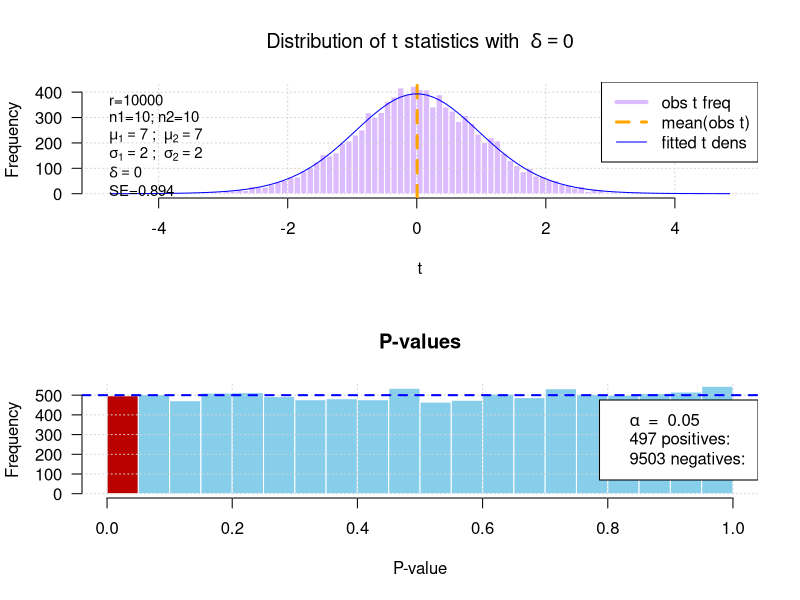
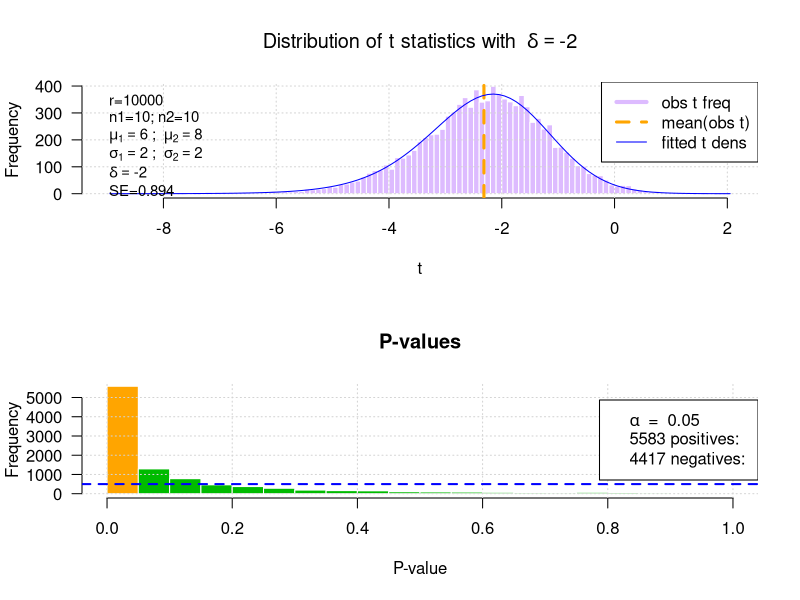
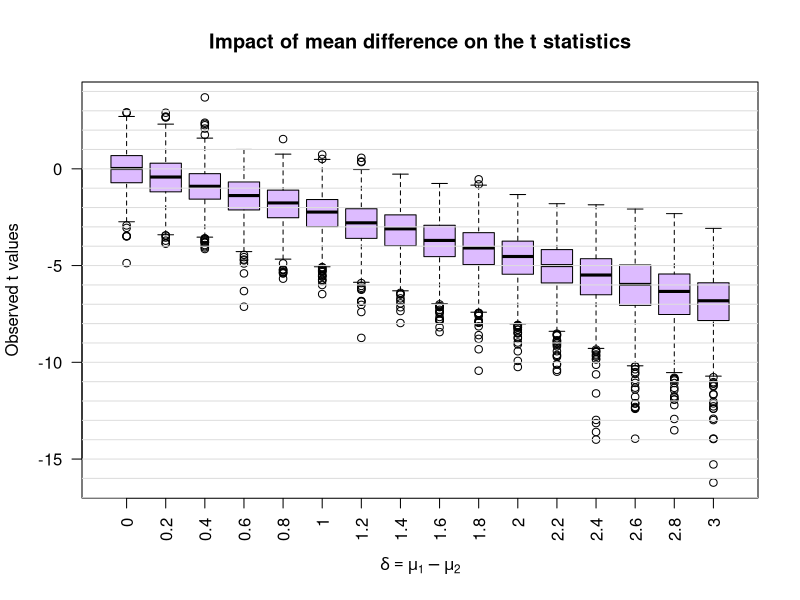
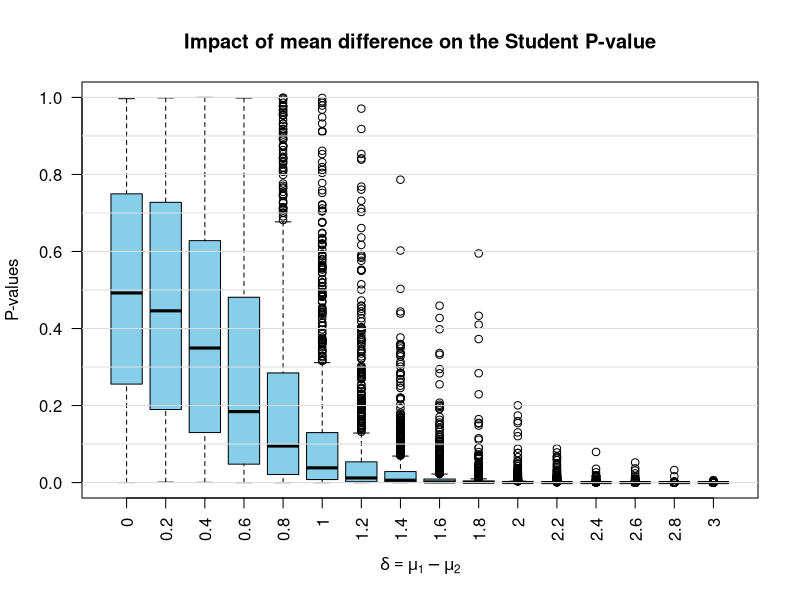
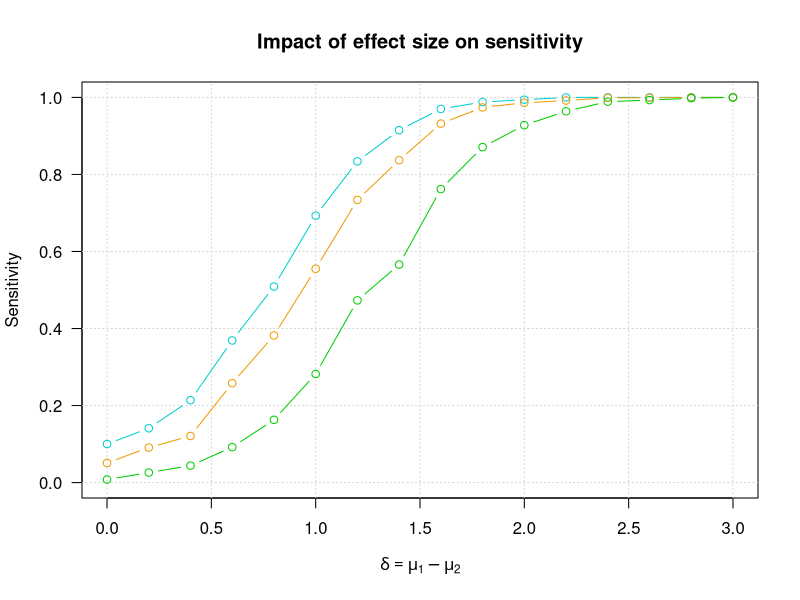

Source code (R) for these figures, in order:
## ---- chunk 1
library(knitr)

options(width = 300)
# options(encoding = 'UTF-8')
knitr::opts_chunk$set(
  fig.width = 7, fig.height = 5, 
  fig.path = 'figures/canale23_',
  fig.align = "center", 
  size = "tiny", 
  echo = TRUE, 
  eval = TRUE, 
  warning = FALSE, 
  message = FALSE, 
  results = TRUE, 
  comment = "")

options(scipen = 12) ## Max number of digits for non-scientific notation
# knitr::asis_output("\\footnotesize")

## ---- chunk 2
## Parameters for the exercise
replicates <- 10000     ## Number of replicates
alpha <- 0.05  ## Accepted risk for type I error
## ---- chunk 3
#### Population parameters ####
n1 <- 10     ## Taille du premier échantillon
n2 <- 10     ## Taille du second échantillojn
mu1 <- 7     ## Moyenne de la 1ere population
mu2 <- 7     ## Moyenne de la 2eme population
sigma1 <- 2  ## Ecart-type de la 1ere population
sigma2 <- 2  ## Ecart-type de la 2eme population

## On tire des échantillons des deux populations respectives
x1 <- rnorm(n = n1, mean = mu1, sd = sigma1)
x2 <- rnorm(n = n2, mean = mu2, sd = sigma2)
## ---- chunk 4
## Moyennes d'échantillons
m1 <- mean(x1)
m2 <- mean(x2)

## Ecarts-types d'échantillons
s1 <- sqrt(sum((x1 - m1)^2)/n1)
s2 <- sqrt(sum((x2 - m2)^2)/n2)


## Estimateurs de moyennes des populations
mu1_est <- m1
mu2_est <- m2

## Estimateurs des écarts-types d'échantillons
sigma1_est <- sqrt(sum((x1 - m1)^2)/(n1-1))
sigma2_est <- sqrt(sum((x2 - m2)^2)/(n2-1))


## Vérification : la fonction sd() ne retourne pas l'écart-type de l'échantillon : 
## elle retourne un estimateur de l'écart-type de la population
kable(
  data.frame(matrix(ncol=4, nrow=2, c(
    1, 2,
    s1, s2,
    sigma1_est, sigma2_est, 
    sd(x1), sd(x2))
  )), 
  col.names = c("sample", "s", "sigma_est", "sd() result"))

## ---- chunk 5

#### Réalisation du test de Student ####

## Utilisation de la fonction t.test() pour réaliser le test de Student
ttest_result <- t.test(x1, x2, 
       var.equal = TRUE,  ## On postule les variances égales
       alternative = "two.sided", ## Test bilatéral
       conf.level = 1 - alpha ## Niveau de confiance
       )

## Imprimer le rapport du test de Student
print(ttest_result)

## Récupérer les informations dans un vecteur nommé
kable(c("Statistics: t " = unname(ttest_result$statistic), ## statistique de Student calculée
        "Parameter: df " = unname(ttest_result$parameter),         ## paramètre de la distribution de Student (degrés de liberté)
        "P-value " = ttest_result$p.value), 
      col.names = "value")

## ---- chunk 6
#### Réalisation manuelle du test de Student ####

n1 <- length(x1) ## Taille d'échantillon
m1 <- sum(x1) / n1 ## Moenne du premier échantillon
s1 <- sqrt(sum((x1 - m1)^2)/n1) ## Ecart-type du premier échantillon

## Idem pour le second échantillon
n2 <- length(x2) 
m2 <- sum(x2) / n2
s2 <- sqrt(sum((x2 - m2)^2)/n2)

## Afficher les paramètres des échantillons
kable(
  data.frame(matrix(ncol=4, nrow=2, c(
    1, 2,
    n1, n2, 
    round(digits=2, m1), round(digits=2, m2),
    round(digits=2, s1), round(digits=2, s2)
  ))), 
  col.names = c("sample", "n", "m", "s"))

## ---- chunk 7
## Estimation des moyennes de population
mu1_est <- m1
mu2_est <- m2

## Estimation des écarts-types
sigma1_est <- s1 * sqrt(n1/(n1-1))
sigma2_est <- s2 * sqrt(n2/(n2-1))

## Afficher les paramètres estimés pour la population
kable(
  data.frame(matrix(ncol=3, nrow=2, c(
    1, 2,
    round(digits=2, mu1_est), round(digits=2, mu2_est),
    round(digits=3, sigma1_est), round(digits=3, sigma2_est)
  ))), 
  col.names = c("population", "$\\hat{\\mu}$", "$\\hat{\\sigma}$"))

#cat("mu1_est = ", round(digits=2, mu1_est), "sigma1_est", round(digits=3, sigma1_est))
#cat("mu2_est = ", round(digits=2, mu2_est), "sigma2_est", round(digits=3, sigma2_est))


## ---- chunk 8
#### Calcul des estimateurs au moyen des fonctions R mean() et sd() ####
mean1 <- mean(x1)
mean2 <- mean(x2)
sd1 <- sd(x1)
sd2 <- sd(x2)

## Afficher les paramètres estimés pour la population
kable(
  data.frame(matrix(ncol=3, nrow=2, c(
    1, 2,
    round(digits=2, mean1), round(digits=2, mean2),
    round(digits=3, sd1), round(digits=3, sd2)
  ))), 
  col.names = c("fonctions R", "`mean()`", "`sd()`"))

#cat("mean1 = ", round(digits=2, mean1), "sd1", round(digits=2, sd1))
#cat("mean2 = ", round(digits=2, mean2), "sd2", round(digits=2, sd2))

## Print the result for the knitr report
result <- t(data.frame(
  "moyennes de populations" = c(mu1, mu2),
  "moyennes d'échantillons" = c(m1, m2),
  "moyennes estimées" = c(mu1_est, mu2_est),
  "écarts-types de population" = c(sigma1, sigma2),
  "écarts-types d'échantillons" = c(s1, s2),
  "écarts-types estimés" = c(sigma1_est, sigma2_est)))
colnames(result) <- c("Population 1", "Population 2")

kable(as.data.frame(result), digits = 2, caption = "Estimation des paramètres de centralité (moyenne) et dispersion (écart-type) des populations à partir des échantillons. ")


## ---- chunk 9

## Difference between sample means
diff <- m1 - m2

## Estimation of the standard error on the difference between sample means
Student.diff.err <- sqrt((1/n1 + 1/n2) * (n1 * s1^2 + n2 * s2^2) / (n1 + n2 - 2))

## Student statistics
Student.t <- diff / Student.diff.err


## Print Student statistics with 5 significant digits
cat("Student statistics  t =", signif(digits=5, Student.t))

## ---- chunk 10
#### Calcul de la P-valeur ####
Student.df <- n1 + n2 - 2
Student.p <- 2 * pt(q = abs(Student.t), df = Student.df, lower.tail = FALSE)

## Affichage du résultat
cat("Student P-value  t =", signif(digits=5, Student.p))

## Comparaison du résultat de la fonction t.test() et du calcul manuel
kable(
  data.frame(matrix(ncol=4, nrow=2, c(
    "`t.test()`", "Calcul manuel",
    ttest_result$parameter, Student.df, 
    round(digits=2, ttest_result$statistic), round(digits=2, Student.t), 
    signif(digits=5, ttest_result$p.value), signif(digits=5, Student.p)
  ))), 
  col.names = c("méthode de calcul", "df", "$t$", "$p$"))

ttest_result$p.value

## ---- chunk 11
## Expected number of false positives
exp_fp <- replicates * alpha
## ---- chunk 12

#' Effectue un test t (Student ou Welch) sur deux échantillons simulés
#'
#' Cette fonction génère deux échantillons indépendants selon des lois normales
#' de paramètres spécifiés, puis effectue automatiquement :
#' \itemize{
#'   \item un test t de Student si les écarts-types sont égaux ;
#'   \item un test t de Welch si les écarts-types diffèrent.
#' }
#'
#' La fonction renvoie la statistique de test t ainsi que la valeur p.
#'
#' @param n1 Taille de l'échantillon 1.
#' @param n2 Taille de l'échantillon 2.
#' @param mu1 Moyenne de la population 1.
#' @param mu2 Moyenne de la population 2.
#' @param sigma1 Écart-type de la population 1.
#' @param sigma2 Écart-type de la population 2.
#'
#' @return Un vecteur numérique nommé de longueur 2 :
#' \describe{
#'   \item{t}{La statistique du test.}
#'   \item{p}{La valeur p associée.}
#' }
#'
#' @examples
#' # Écarts-types égaux → Student
#' one_test(10, 10, 7, 7, 2, 2)
#'
#' # Écarts-types différents → Welch
#' one_test(10, 10, 7, 7, 2, 4)
#'
#' @export
one_test <- function(n1, n2, mu1, mu2, sigma1, sigma2) {
  
  # Échantillons simulés
  x1 <- rnorm(n1, mean = mu1, sd = sigma1)
  x2 <- rnorm(n2, mean = mu2, sd = sigma2)
  
  # Choix automatique du test
  equal_var <- (sigma1 == sigma2)
  
  ttest <- t.test(x1, x2, var.equal = equal_var)
  
  c(t = ttest$statistic, p = ttest$p.value)
}
## ---- chunk 13
#### Replicate the t test ####

## Parameterss
n1 = 10
n2 = 10
mu1 = 7
mu2 = 7
sigma1 = 2
sigma2 = 2

## Replications of the t test
results_H0 <- data.frame(t(replicate(
  n = replicates, 
  expr = one_test(n1 = n1, n2 = n2, mu1 = mu1, mu2 = mu2, sigma1 = sigma1, sigma2 = sigma2))))
colnames(results_H0) <- c("t", "p")
## ---- chunk 14
#### A function that plots the histograms of t statistics and P-values in the simulated t-tests under H0 ####

#' Plot Histograms of t Statistics and p-values from Simulated t-tests
#'
#' This function produces two stacked histograms (t statistics and p-values)
#' obtained from simulated t-tests under the null hypothesis.
#' It overlays a fitted Student t-density on the observed t-statistics
#' and draws reference lines showing the expected distribution of p-values.
#'
#' @param ttest_results A list or data frame containing two numeric components:
#'   \describe{
#'     \item{\code{t}}{A numeric vector of observed t statistics.}
#'     \item{\code{p}}{A numeric vector of observed p-values.}
#'   }
#' @param col_t_obs Color of the histogram bars for observed t statistics.
#' @param col_t_mean Color of the vertical line showing the empirical mean of t.
#' @param col_t_fit Color of the fitted Student t density curve.
#' @param col_p_pos Color used for p-values below the significance threshold 
#'   (first histogram bin).
#' @param col_p_neg Color used for p-values above the significance threshold.
#' @param col_p_exp Color of the reference line showing the expected uniform
#'   distribution of p-values.
#'
#' @return This function is used for its side effects: it produces two histograms
#'   on the current graphics device. It returns \code{NULL} invisibly.
#'
#' @details
#' The function expects that several global variables exist in the environment:
#' \code{n1}, \code{n2}, \code{replicates}, \code{mu1}, \code{mu2},
#' \code{sigma1}, \code{sigma2}.  
#' These values are used to compute the fitted t distribution and to display
#' summary information in the legends.
#'
#' If you plan to turn this into a package function, it is recommended to pass
#' these values explicitly as arguments rather than relying on global variables.
#'
#' @examples
#' \dontrun{
#' # Suppose you already simulated results:
#' results <- list(
#'   t = rnorm(1000),     # placeholder values
#'   p = runif(1000)
#' )
#'
#' ttest_histograms(results)
#' }
#'
#' @importFrom graphics hist grid abline legend par lines
#' @export
ttest_histograms <- function (ttest_results,
                              n1 = n1,
                              n2 = n2,
                              mu1 = mu1,
                              mu2 = mu2,
                              sigma1 = sigma1,
                              sigma2 = sigma2,
                              col_t_obs = "#DDBBFF",
                              col_t_mean = "orange",
                              col_t_fit = "blue",
                              col_p_pos = "#BB0000",
                              col_p_neg = "skyblue",
                              col_p_exp  = "blue") {
  
  par(mfrow=c(2,1))
  
  ## Compute parameteers
  delta <- mu1 - mu2
  message("Computing non-centrality parameter (ncp)")
  if (sigma1 == sigma2) {
    message("Equal variances : sigma1=sigma2 = ", sigma1)
    SE <- sigma1 * sqrt(1/n1 + 1/n2)
  } else {
    message("Unequal variances : sigma1=", sigma1, "; sigma2=", sigma2)
    SE <- sqrt(sigma1^2/n1 + sigma2^2/n2)
  }
  lambda <- delta / SE
  
  
  ## Hstogram of observedt statistics
  t_hist <- hist(ttest_results$t, breaks = 100, 
                 main = bquote("Distribution of t statistics with " ~ delta == .(delta)),
                 xlab = "t",
                 col = col_t_obs, 
                 border="white",
                 las = 1)
  grid()
  abline(v = mean(ttest_results$t), col = col_t_mean, lwd = 3, lty="dashed")
  
  ## Fit a Student density function over the observed t statistics
  x <- t_hist$mids
  n_breaks <- length(t_hist$breaks) ## Number of class intervals in the histogram
  w <- t_hist$breaks[2:n_breaks] - t_hist$breaks[1:(n_breaks - 1)]
  y <- dt(x = t_hist$mids, # - mean(ttest_results$t), 
          ncp = lambda <- delta / SE,
          df = n1 + n2 - 2
  ) * replicates * w
  lines(x = x, y = y, col = col_t_fit)
  
  legend("topright", 
         legend = c("obs t freq", 
                    "mean(obs t)",
                    "fitted t dens"),
         col = c(col_t_obs, col_t_mean, col_t_fit),
         lwd = c(4, 3, 1),
         lty = c("solid", "dashed", "solid"),
         cex==0.7)
  
  legend("topleft", 
         legend = c(
           paste0("r=", replicates),
           paste0("n1=", n1, "; n2=", n2),
           bquote(mu[1] == .(mu1) ~ "; " ~mu[2] == .(mu2)),
           bquote(sigma[1] == .(sigma1) ~ "; " ~sigma[2] == .(sigma2)),
           bquote(delta == .(delta)),
           paste0("SE=", signif(SE, digits = 3)),
           bquote(lambda == .(lambda))
         ), bty = "n",
         cex = 0.9)
  
  sum(t_hist$counts)
  
  ## Hstogram of t-test P-values
  p_hist <- hist(ttest_results$p, 
                 breaks = seq(from = 0, to = 1, by = 0.05), 
                 main = "P-values",
                 xlab = "P-value",
                 col = c(col_p_pos, rep(length.out = 19, col_p_neg)), border="white",
                 las = 1)
  grid()
  abline(h = replicates / 20, col = col_p_exp, lwd = 2, lty = "dashed")
  
  np <- sum(ttest_results$p <= alpha) # Number of tests declared positive
  nn <- sum(ttest_results$p > alpha) # Number of tests declared negative
  legend("right", 
         legend = c(
           bquote(alpha  ~ " = "  ~ .(alpha)),
           paste0(np, " positives: "),
           paste0(nn, " negatives: ")
         ),
         cex = 1)
  
  par(mfrow=c(1,1))
}


## ---- chunk 15

ttest_histograms(ttest_results = results_H0, 
                 n1 = n1, n2 = n2,
                 mu1 = mu1, mu2 = mu2, 
                 sigma1 = sigma1, sigma2 = sigma2,
                 col_p_pos = "#BB0000", col_p_neg = "skyblue")


## ---- chunk 16
n_FP <- sum(results_H0$p < alpha)
## ---- chunk 17
#### Replicate the t test ####

## Parameterss
n1 = 10
n2 = 10
mu1 = 6
mu2 = 8
sigma1 = 2
sigma2 = 2

## Replications of the t test
results_H1 <- data.frame(t(replicate(
  n = replicates, 
  expr = one_test(n1 = n1, n2 = n2, mu1 = mu1, mu2 = mu2, sigma1 = sigma1, sigma2 = sigma2))))
colnames(results_H1) <- c("t", "p")
# head(results_H1)
## ---- chunk 18

ttest_histograms(ttest_results = results_H1, n1 = n1, n2 = n2,
                 mu1 = mu1, mu2 = mu2, 
                 sigma1 = sigma1, sigma2 = sigma2,
                 col_p_pos = "orange", col_p_neg = "#00BB00")

## ---- chunk 19
#### Calcul de la puissance du test

n_pos <- sum(results_H1$p <= alpha)
n_neg <- sum(results_H1$p > alpha)
ttest_power <- n_neg / replicates

## ---- chunk 20
#### Immmpact de la différence sur la puissance ####

## Parameterss
replicates <- 1000     ## Number of replicates
n1 = 10
n2 = 10
mu1 = 0
sigma1 = 1
sigma2 = 1
delta_values <- seq(from = 0, to = 3, by = 0.2)


## Replications of the t test
results <- list()
t_values <- list()
p_values <- list()
for (delta in delta_values) {
  mu2 = mu1 + delta
  
  label <- as.character(delta)
  results <- data.frame(t(replicate(
    n = replicates, 
    expr = one_test(n1 = n1, n2 = n2, mu1 = mu1, mu2 = mu2, sigma1 = sigma1, sigma2 = sigma2))))
  colnames(results) <- c("t", "p")
  p_values[[label]] <- results$p
  t_values[[label]] <- results$t
  
}


#par(mfrow = c(2,1))
boxplot(t_values, col="#DDBBFF", 
        main = "Impact of mean difference on the t statistics", 
        xlab = expression(delta == mu[1] - mu[2]),
        ylab = "Observed t values",
        las = 2)
abline(h=seq(floor(min(unlist(t_values))), ceiling(max(unlist(t_values))), 1), col="#DDDDDD")

boxplot(p_values, col="skyblue", 
        main = "Impact of mean difference on the Student P-value", 
        xlab = expression(delta == mu[1] - mu[2]),
        ylab="P-values",
        las = 2)
abline(h=seq(0, 1, 0.1), col="#DDDDDD")
#par(mfrow = c(1,1))

#### Compute the sensitivity ####
alpha_values <- c(0.1, 0.05, 0.01)
plot(NULL, 
     main = "Impact of effect size on sensitivity",
     xlab = bquote(delta == mu[1] - mu[2]),
     ylab = "Sensitivity",
     xlim=range(delta_values), 
     ylim = c(0,1), las = 1)
grid()
#sens <- list()
alpha_col = c("cyan3", "orange2", "green3")
i <- 0
for (a in alpha_values) {
  i <- i + 1
  #  sens[[as.character(a)]] <- sapply(p_values, function(x) mean(x < a))
  sens_values <- sapply(p_values, function(x) mean(x < a))
  lines(x = delta_values, y = sens_values, 
        col = alpha_col[i],
        type = "b")
}
